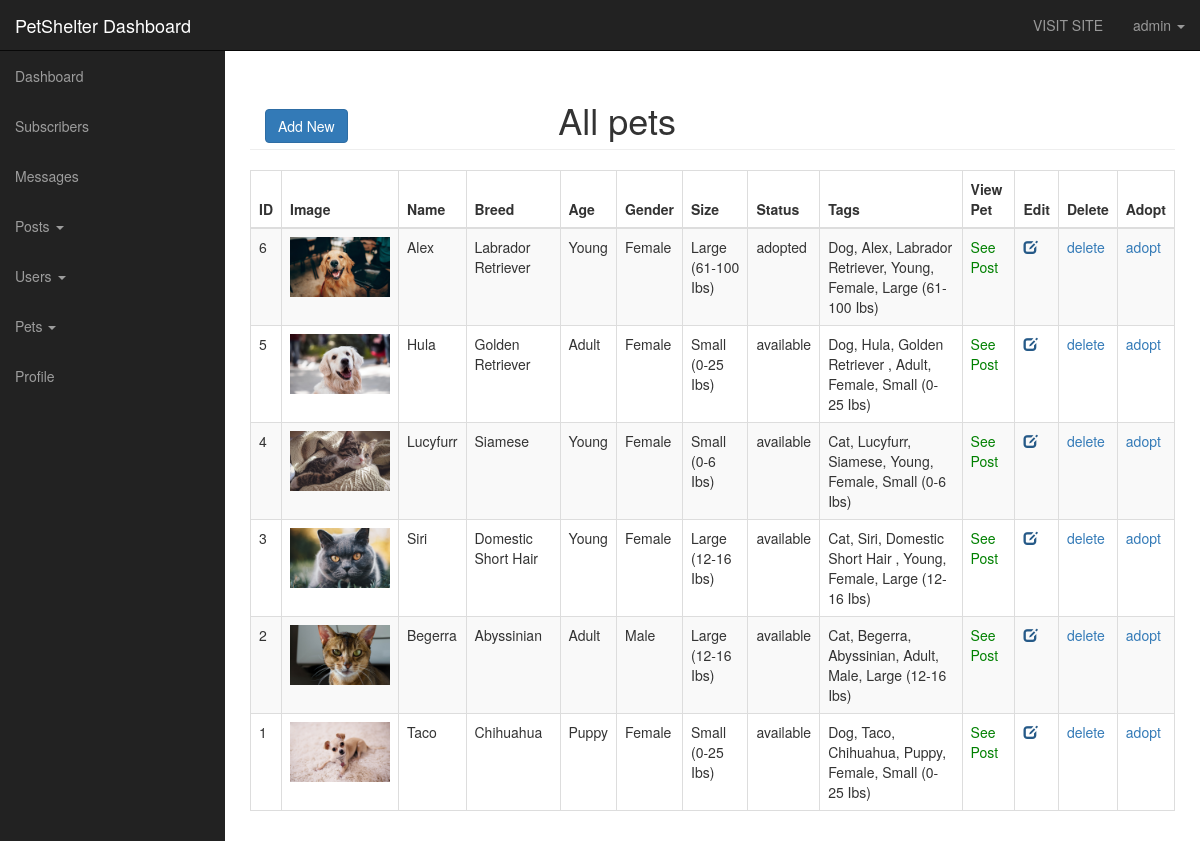
The page /admin/pets.php (signed in) on the database its author committed.
### tables this page shows
CREATE TABLE `pet` (
  `Pet_ID` int(11) NOT NULL,
  `Image` text NOT NULL,
  `Type` varchar(225) NOT NULL,
  `Name` varchar(225) NOT NULL,
  `Breed` varchar(225) NOT NULL,
  `Age` varchar(225) NOT NULL,
  `Gender` varchar(225) NOT NULL,
  `Size` varchar(225) NOT NULL,
  `Content` text NOT NULL,
  `Status` varchar(225) NOT NULL,
  `Tag` varchar(300) NOT NULL
);

### admin/pets.php (the view, shortened to what this page needs)
<?php
	include 'includes/adminheader.php';
?>
<div id="wrapper">
	<?php include 'includes/adminnav.php';?>
		<div id="page-wrapper">
            <div class="container-fluid">
                <div class="row">
                    <div class="col-lg-12">
                        <h1 class="page-header">
							<div class="col-xs-4">
								<a href="addPet.php" class="btn btn-primary">Add New</a>
							</div>
                            All pets
                        </h1>
				<div class="row">
					<div class="col-lg-12">
						<div class="table-responsive">
							<form action="" method="post">
								<table class="table table-bordered table-striped table-hover">
								<thead>
									<tr>
									<th>ID</th>
									<th>Image</th>
									<th>Name</th>
									<th>Breed</th>
									<th>Age</th>
									<th>Gender</th>
									<th>Size</th>
									<th>Status</th>
									<th>Tags</th>
									<th>View Pet</th>
									<th>Edit</th>
									<th>Delete</th>
									<th>Adopt</th>
									</tr>
								</thead>
								<tbody>
								<?php
								$query = "SELECT * FROM pet ORDER BY Pet_ID DESC";
								$run_query = mysqli_query($conn, $query) or die(mysqli_error($conn));
								if (mysqli_num_rows($run_query) > 0) {
									while ($row = mysqli_fetch_array($run_query)) {
										$post_id = $row['Pet_ID'];
										$post_name = $row['Name'];
										$post_breed = $row['Breed'];
										$post_age = $row['Age'];
										$post_gender = $row['Gender'];
										$post_size = $row['Size'];
										$post_image = $row['Image'];
										$post_status = $row['Status'];
										$post_tag = $row['Tag'];
										echo "<tr>";
										echo "<td>$post_id</td>";
										echo "<td><a href='pet.php?post=$post_id'><img width='100px' src='../petpics/$post_image' alt='Image'></a></td>";
										echo "<td>$post_name</td>";
										echo "<td>$post_breed</td>";
										echo "<td>$post_age</td>";
										echo "<td>$post_gender</td>";
										echo "<td>$post_size</td>";
										echo "<td>$post_status</td>";
										echo "<td>$post_tag</td>";
										echo "<td><a href='pet.php?post=$post_id' style='color:green'>See Post</a></td>";
										echo "<td><a href='editpets.php?id=$post_id'><span class='glyphicon glyphicon-edit' style='color: #265a88;'></span></a></td>";
										echo "<td><a onClick=\"javascript: return confirm('Are you sure you want to delete this pet?')\" href='?del=$post_id'>delete</a></td>";
										echo "<td><a onClick=\"javascript: return confirm('Are you sure you want to adopt this pet?')\"href='?pub=$post_id'>adopt</a></td>";
										echo "</tr>";
									}
								}
								else {
									echo "<script>alert('No pets yet! Start adding now');
									window.location.href= 'addpet.php';</script>";
								}
								?>
								</tbody>
							</table>
						</form>
					</div>
				</div>
			</div>
					</div>
				</div>
			</div>
		</div>
	</div>
</body>
</html>

### admin/css/sb-admin.css (style rules this page uses)
body { margin-top: 100px; background-color: #222; }
@media (min-width:768px) { body { margin-top: 50px; } }
#wrapper { padding-left: 0; }
#page-wrapper { width: 100%; padding: 0; background-color: #fff; }
@media (min-width:768px) { #wrapper { padding-left: 225px; } }
@media (min-width:768px) { #page-wrapper { padding: 10px; } }

### rows shown on the page
pet: Pet_ID "6", Image (picture), Name "Alex", Breed "Labrador Retriever", Age "Young", Gender "Female", Size "Large (61-100 Ibs)", Status "adopted", Tag "Dog, Alex, Labrador Retriever, Young, Female, Large (61-100 Ibs)"
pet: Pet_ID "5", Image (picture), Name "Hula", Breed "Golden Retriever", Age "Adult", Gender "Female", Size "Small (0-25 Ibs)", Status "available", Tag "Dog, Hula, Golden Retriever , Adult, Female, Small (0-25 Ibs)"
pet: Pet_ID "4", Image (picture), Name "Lucyfurr", Breed "Siamese", Age "Young", Gender "Female", Size "Small (0-6 Ibs)", Status "available", Tag "Cat, Lucyfurr, Siamese, Young, Female, Small (0-6 Ibs)"
pet: Pet_ID "3", Image (picture), Name "Siri", Breed "Domestic Short Hair", Age "Young", Gender "Female", Size "Large (12-16 Ibs)", Status "available", Tag "Cat, Siri, Domestic Short Hair , Young, Female, Large (12-16 Ibs)"
pet: Pet_ID "2", Image (picture), Name "Begerra", Breed "Abyssinian", Age "Adult", Gender "Male", Size "Large (12-16 Ibs)", Status "available", Tag "Cat, Begerra, Abyssinian, Adult, Male, Large (12-16 Ibs)"
pet: Pet_ID "1", Image (picture), Name "Taco", Breed "Chihuahua", Age "Puppy", Gender "Female", Size "Small (0-25 Ibs)", Status "available", Tag "Dog, Taco, Chihuahua, Puppy, Female, Small (0-25 Ibs)"

### other values the page prints
$_SESSION['username'] "admin"
